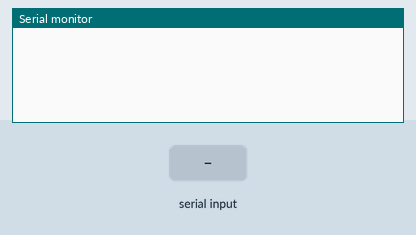
This sketch was run on a simulated STM32 Blue Pill. Parts: the last lines printed to the serial monitor. The inputs (shaded band) are chosen by the test bench.

Above: at 1.9 s.
2.0 s: "h" received over the second serial link
At 2.3 s:
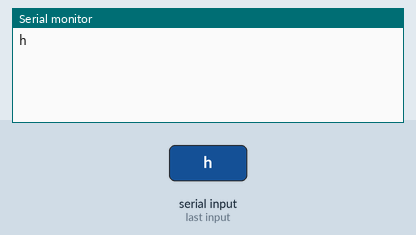
3.5 s: "l" received over the second serial link
At 4.7 s:
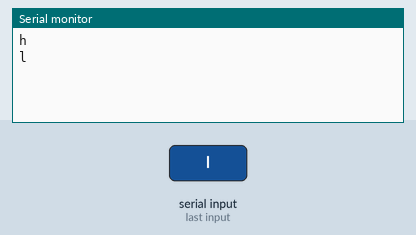
5.0 s: "f" received over the second serial link
At 6.8 s:
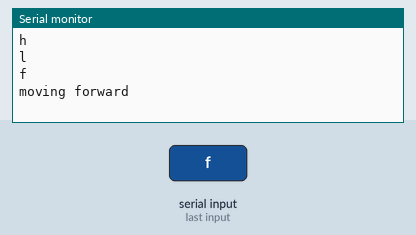
7.1 s: "b" received over the second serial link
At 7.4 s:
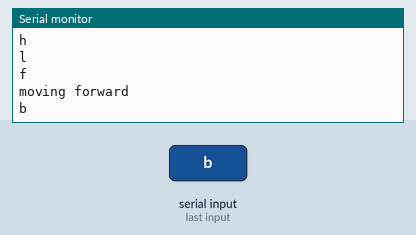
8.6 s: "s" received over the second serial link
At 9.9 s:
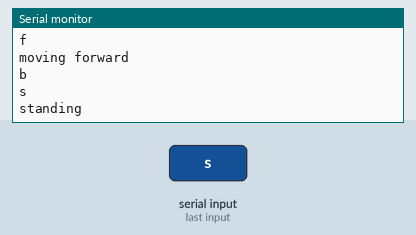
10.3 s: "r" received over the second serial link
At 11.3 s:
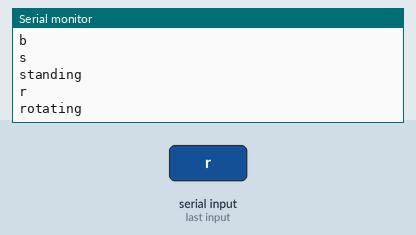

Measured:
- after the input at 2.0 s, the serial monitor: prints a new line at once (image 1)
- after the input at 3.5 s, the serial monitor: prints a new line at once (image 2)
- after the input at 5.0 s, the serial monitor: prints a new line at once (image 3)
- after the input at 7.1 s, the serial monitor: prints a new line at once (image 4)
- after the input at 8.6 s, the serial monitor: prints a new line at once (image 5)
- after the input at 10.3 s, the serial monitor: prints a new line at once (image 6)

The sketch:

Spider_Robot_remake.ino
```cpp
#include <Servo.h>
class servo{
  public:
  int mi,ma,cur,dif,len;
  Servo s;
  servo(int PIN,int MIN,int MAX){
    s.attach(PIN);
    mi=MIN;
    ma=MAX;
    dif=ma-mi;
  }
  servo(){
    mi =0;
    ma =0;
    dif = 0;
  }
  void Write(int pos){
      s.write(pos);
  }
  void Write(char c){
    if(c=='h')
      s.write(ma);
    else if(c=='l')
      s.write(mi);
  }
};
int cases;
int CA[1000];
int b[]={PA8,PA3,PA6,PA7,PB0,PB1};
int e[]={PB6,PB7,PB8,PA2,PA1,PA0};
int inMin[6]={25,48,115,65,115,25};
int inMax[6]={60,113,150,30,50,60};
int outMin[6]={120,132,65,105,65,55};
int outMax[6]={145,157,40,130,40,30 };
int m = PA1;
servo SI[6];
servo SO[6];
int trigPin1 = 9, echoPin1 = 10,trigPin2 = 11, echoPin2 = 12;
long duration1,duration2;
int distance1,distance2;
int speedValue = 10;
int d;
int threshold;
int radarAngle = 90;
int dir;

//--------------------------------------------
void trans(servo a[],char c,int STEP,int siz){
  for(int i=1;i<=STEP;i++){
    for(int j=0;j<siz;j++){
      if(c=='f')
        a[j].Write(a[j].mi+a[j].dif/STEP*i);
      else if(c=='b')
        a[j].Write(a[j].ma-a[j].dif/STEP*i);
    }
    delay(speedValue);
  }
}
void transR(servo a[],int STEP){
  for(int i=1;i<=STEP;i++){
    for(int j=0;j<3;j++){
        a[j].Write(a[j].mi+a[j].dif/STEP*i);
        a[j+3].Write(a[j+3].ma-a[j+3].dif/STEP*i);
    }
    delay(10);
  }
}
void transL(servo a[],int STEP){
  for(int i=1;i<=STEP;i++){
    for(int j=0;j<3;j++){
        a[j].Write(a[j].ma-a[j].dif/STEP*i);
        a[j+3].Write(a[j+3].mi+a[j+3].dif/STEP*i);
    }
    delay(10);
  }
}
void initialStand(){
  for(int i=0;i< 6; i++){
    SI[i].Write((SI[i].mi+SI[i].ma)/2);
    SO[i].Write(SO[i].mi);
  }
  delay(200);
}
void Die(){
  for(int i=0;i< 6; i++){
    SI[i].Write((SI[i].mi+SI[i].ma)/2);
    SO[i].Write(SO[i].ma);
  }
}
void forward(){
  for(int i=0;i<6;i+=2)
    SO[i].Write('h');
  delay(10);
  SI[0].Write('h');
  SI[2].Write('h');
  SI[4].Write('h');
  delay(50);
  for(int i=0;i<6;i+=2)
    SO[i].Write('l');
  delay(10);
  for(int i=1;i<6;i+=2)
    SO[i].Write('h');
  delay(10);
  servo a[]={SI[0],SI[2],SI[4]};
  trans(a,'b',25,3);
  for(int i=1;i<6;i+=2)
    SO[i].Write('l');
  //-----------------------------------
  for(int i=1;i<6;i+=2)
    SO[i].Write('h');
  delay(10);
  SI[1].Write('h');
  SI[3].Write('h');
  SI[5].Write('h');
  delay(50);
  for(int i=1;i<6;i+=2)
    SO[i].Write('l');
  delay(10);
  for(int i=0;i<6;i+=2)
    SO[i].Write('h');
  delay(10);
  servo q[]={SI[1],SI[3],SI[5]};
  trans(q,'b',25,3);
  for(int i=0;i<6;i+=2)
    SO[i].Write('l');
  delay(20);
}
void rotate(bool b){
  for(int i=0;i<6;i+=2)
    SO[i].Write('h');
  delay(50);
  SI[0].Write('h');
  SI[2].Write('h');
  SI[4].Write('l');
  delay(50);
  for(int i=0;i<6;i+=2)
    SO[i].Write('l');
  delay(100);
  for(int i=1;i<6;i+=2)
    SO[i].Write('h');
  delay(100);
  SI[1].Write('h');
  SI[3].Write('l');
  SI[5].Write('l');
  delay(100);
  for(int i=1;i<6;i+=2)
    SO[i].Write('l');
  servo z[] = {SI[0],SI[1],SI[2],SI[3],SI[4],SI[5]};
  transR(z,25);

  delay(10);
}
void rotateR(bool b){
  for(int i=0;i<6;i+=2)
    SO[i].Write('h');
  delay(50);
  SI[0].Write('l');
  SI[2].Write('l');
  SI[4].Write('h');
  delay(50);
  for(int i=0;i<6;i+=2)
    SO[i].Write('l');
  delay(100);
  for(int i=1;i<6;i+=2)
    SO[i].Write('h');
  delay(100);
  SI[1].Write('l');
  SI[3].Write('h');
  SI[5].Write('h');
  delay(100);
  for(int i=1;i<6;i+=2)
    SO[i].Write('l');
  servo z[] = {SI[0],SI[1],SI[2],SI[3],SI[4],SI[5]};
  transL(z,25);

  delay(10);
}
void Hello()
{
  SI[0].Write(110);
  SO[0].Write(180);
  delay(100);
  for(int i = 0;i<5;i++){
    SI[0].Write(140);
    delay(100);
    SI[0].Write(110);
    delay(100);
  }
  initialStand();
}
void setup(){
  Serial3.begin(9600);
  Serial.begin(9600);
  for(int i=0;i<6;i++){
    SI[i] = servo(b[i],inMin[i],inMax[i]);
    SO[i] = servo(e[i],outMin[i],outMax[i]);
  }
  initialStand();
  delay(500);
}
void loop(){
  char c;
  if(Serial3.available()!= 0){
    c = Serial3.read();
    Serial3.flush();
    if(c<'z' && c > 'a')
      Serial.println(c);
  }
  switch(c){
    case 'f':
      forward();
      Serial.println ("moving forward");
      break;
    case 's':
      initialStand();
      Serial.println("standing");
      break;
    case 'r':
      rotate(1);
      Serial.println("rotating");
      break;
    case 't':
      SO[0].Write('h');
      break;
    case 'h':
      Hello();
      break;
    case 'd':
      Die();
      break;
    case 'l':
      rotateR(1);
      break;

  }
}
```
